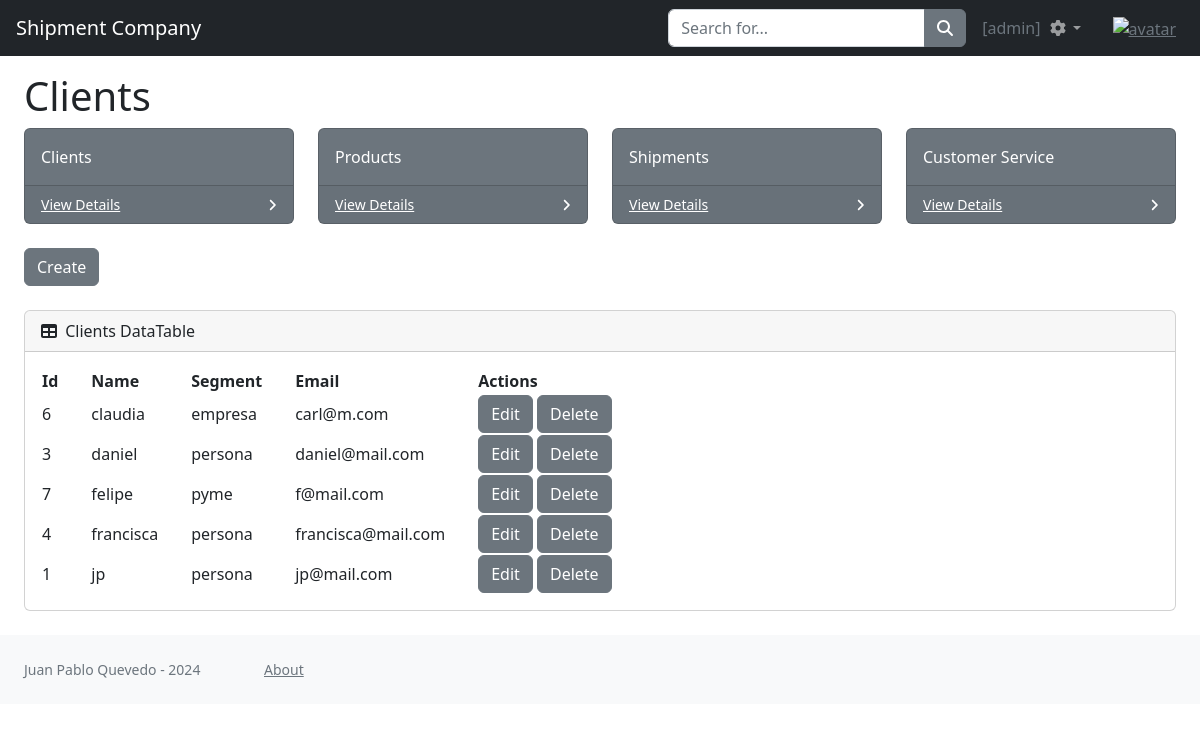
The page /clients (signed in) on the database as committed earlier.
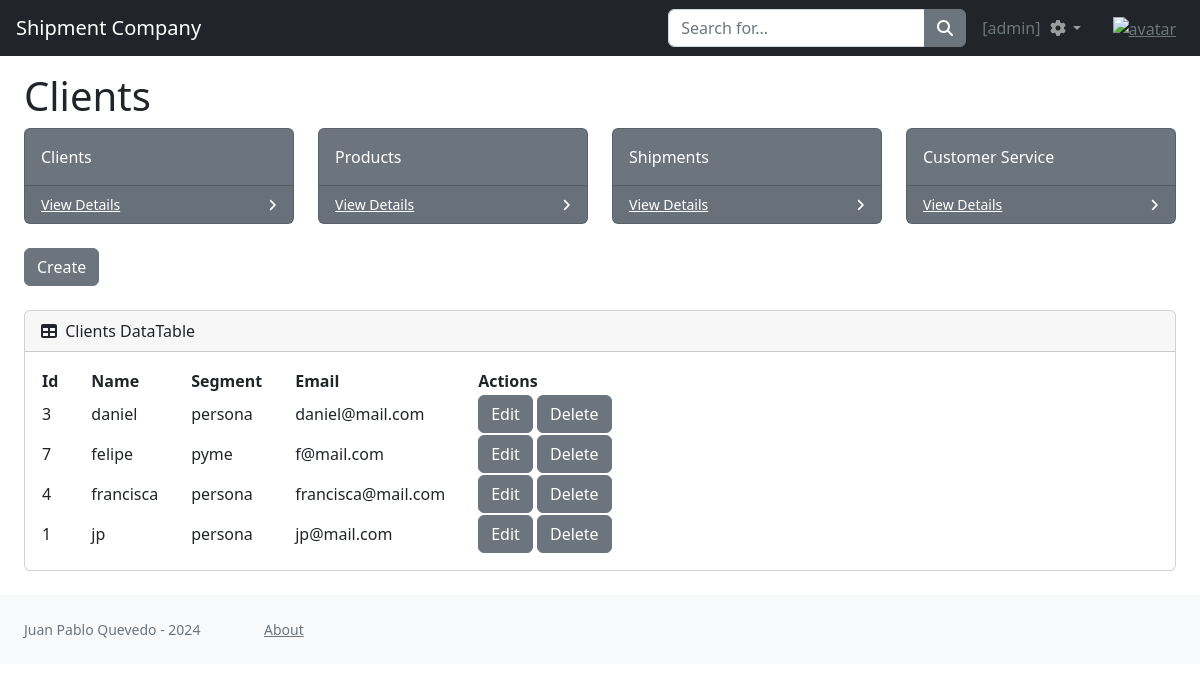
The same page on the database as committed later.
### entities/models.py (models this page shows, shortened)
class Client(models.Model):
    name = models.CharField(max_length=15)
    segment = models.CharField(max_length=15)
    email = models.EmailField()
    class Meta:
        ordering = ["name"]

### entities/views.py (the view)
# urls.py: path('clients', clients, name='clients'),
@login_required
def clients(request):
    context = {'clients': Client.objects.all()}
    return render(request, 'entities/clients.html', context)

### entities/templates/entities/clients.html (shortened to what the changed rows need)
{% extends 'entities/index.html' %}
{% load static %}
{% block title %}
    <div id="layoutSidenav_content">
        <main>
            <div class="container-fluid px-4">
                <h1 style="margin-top: 4.5rem">Clients</h1>
            </div>
        </main>
    </div>
{% endblock title %}
{% block content %}
    <div id="layoutSidenav_content">
        <main>
            <div class="container-fluid px-4">
                <div class="card mb-4">
                    <div class="card-body">
                        <table id="datatablesSimple">
                            <thead>
                                <tr>
                                    <th style="padding-right: 2rem">Id</th>
                                    <th style="padding-right: 2rem">Name</th>
                                    <th style="padding-right: 2rem">Segment</th>
                                    <th style="padding-right: 2rem">Email</th>
                                    <th style="padding-right: 2rem">Actions</th>
                                </tr>
                            </thead>
                            <tbody>
                                {% for c in clients %}
                                    <tr>
                                        <td style="padding-right: 2rem">{{ c.id }}</td>
                                        <td style="padding-right: 2rem">{{ c.name }}</td>
                                        <td style="padding-right: 2rem">{{ c.segment }}</td>
                                        <td style="padding-right: 2rem">{{ c.email }}</td>
                                        <td style="padding-right: 2rem">
                                            <button class="btn btn-secondary" id="btnNavbarSearch" type="button" class="fas fa-edit">
                                                <a class="dropdown-item" href="{% url 'clientUpdate' c.id %}">Edit</a>
                                            </button>
                                            <button class="btn btn-secondary" id="btnNavbarSearch" type="button" class="fas fa-trash">
                                                <a class="dropdown-item" href="{% url 'clientDelete' c.id %}">Delete</a>
                                            </button>
                                        </td>
                                    </tr>
                                    {% endfor %}
                                </tbody>
                        </table>
                    </div>
                </div>
            </div>
        </main>
    </div>
{% endblock content %}

Rows that differ between the two databases and show on the page:
removed Client: id "6", name "claudia", segment "empresa", email "carl@m.com"
